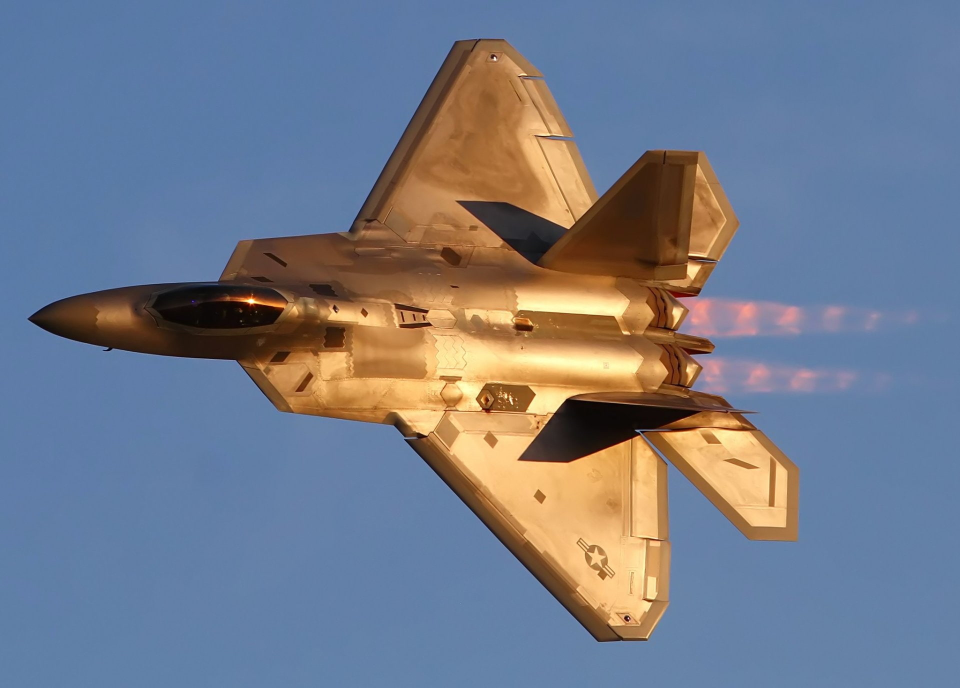
#> input picture Computer vision/07__Blurring/B1.jpg, 1920 x 1375 px, found by its file name (shown at 1/2 size)
$ python Basic.py
#> lines starting #> are read from the running program, lines starting #| are printed output that depends on the picture
import  os

import  cv2
img = cv2.imread(os.path.join(r"C:\Users\Rakesh\OneDrive\Desktop\Codes\Python\Computer vision\07__Blurring", 'B1.jpg'))
#> img is the input picture: shape (1375, 1920, 3); mean B, G, R 138.2, 122.5, 115.4
resized_img = cv2.resize(img, (640, 480))
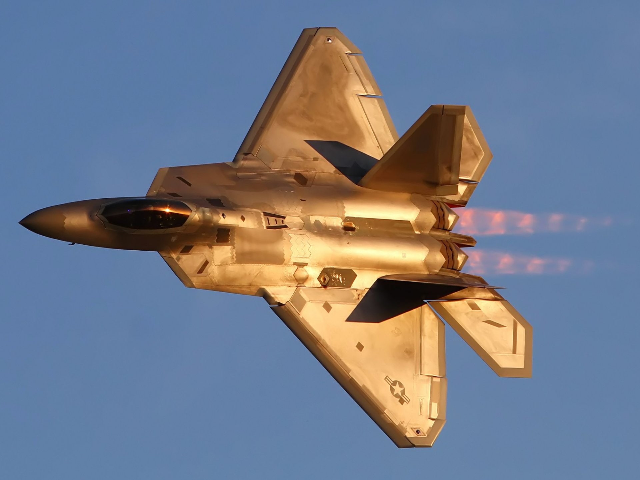
#> resized_img: shape (480, 640, 3); mean B, G, R 138.1, 122.5, 115.4

k_size = 7  #larger the number, more the blur
img_blur1 = cv2.blur(resized_img, (k_size, k_size))
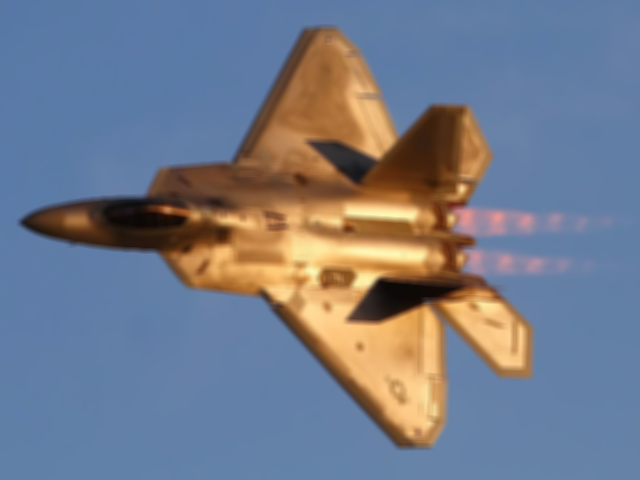
#> img_blur1: shape (480, 640, 3); mean B, G, R 138.2, 122.5, 115.4
img_blur2 = cv2.GaussianBlur(resized_img, (k_size, k_size), 3)
img_blur3 = cv2.medianBlur(resized_img, k_size)   #This can partially change a noised image to a clear image

cv2.imshow('resized_img', resized_img)
cv2.imshow('img_blur1', img_blur1)
cv2.imshow('img_blur2', img_blur2)
cv2.imshow('img_blur3', img_blur3)


cv2.waitKey(0)
